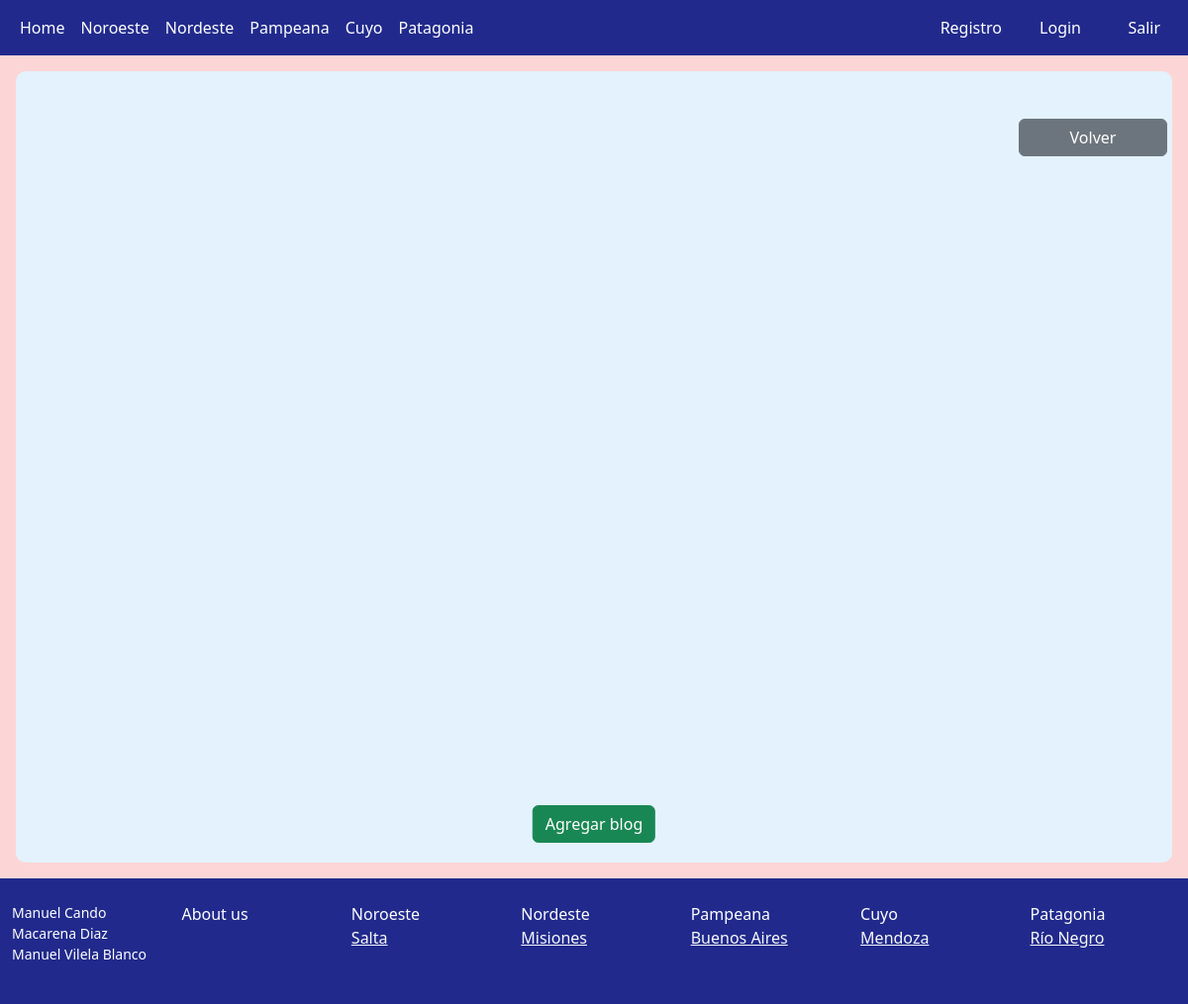
Before: /pages/noroeste/salta/ with the older database file.
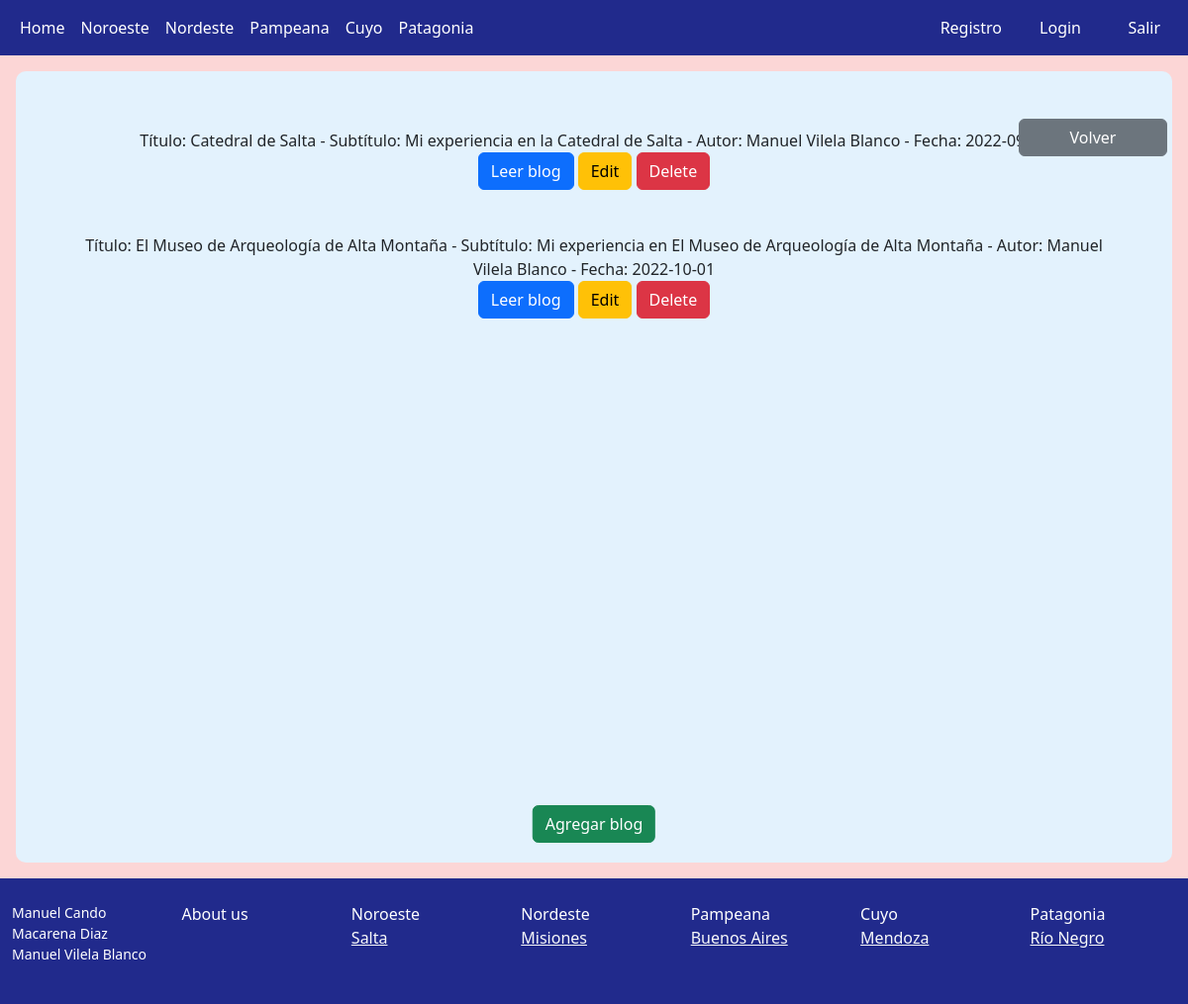
After: the same page with the newer database file.
### Modelos/models.py (models this page shows)
class BlogsSalta(models.Model):
    titulo = models.CharField(max_length=60)
    subtitulo = models.CharField(max_length=100)
    cuerpo = models.CharField(max_length=1000)
    autor = models.CharField(max_length=40)
    fecha = models.CharField(max_length=40)
    image = models.ImageField(upload_to='blogsalta', null = True, blank = True)

### Modelos/views.py (the view)
# urls.py: path("noroeste/salta/", blogssalta),
def blogssalta(request):
    blogsalta = BlogsSalta.objects.all()
    return render(request, "Noroeste/salta.html", {"blogsalta" : blogsalta})

### Modelos/template/Noroeste/salta.html (shortened to what this page needs)
{% extends "index.html" %}
{% load static %}
{% block contenido %}
<div class="flex-md-equal w-100 my-md-3 ps-md-3">
    <div class=" me-md-3 pt-3 px-3 pt-md-5 px-md-5 text-center overflow-hidden" style="background-color: #e3f2fd ; border-radius: 10px; position: relative; height: 800px">
        <a class="btn btn-secondary" style="width: 150px; position: absolute; right: 5px" href="/pages/noroeste/">Volver</a>
    {% for blog in blogsalta %}
        <div style="padding: 10px">
            Título: {{blog.titulo}} - Subtítulo: {{blog.subtitulo}} - Autor: {{blog.autor}} - Fecha: {{blog.fecha}}<br>
            <a href="/pages/noroeste/salta/leerblogSalta/{{blog.id}}" class="btn btn-primary">Leer blog</a>
            <a class="btn btn-warning" href="/pages/noroeste/salta/editarblogSalta/{{blog.id}}">Edit</a>
            <a href="/pages/noroeste/salta/borrarblogSalta/{{blog.id}}" class="btn btn-danger">Delete</a>
        </div>
        <br>
    {% endfor %}
        <div class="position-absolute bottom-0 start-50 translate-middle-x" style="padding: 20px">
            <a class="btn btn-success" href="/pages/noroeste/salta/agregarblogSalta/">Agregar blog</a>
        </div>
    </div>
</div>
{% endblock %}

### ProyectoFinalCandoDiazVilela/template/index.html (shortened to what this page needs)
<!doctype html>
<html lang="en" class="h-100">
<head>
    {% load static %}
    <link rel="stylesheet" href="{%static 'css/bootstrap.min.css'%}">
    <link rel="stylesheet" href="{%static 'css/estilos.css'%}">
</head>
<body style="background-color: #FCD6D6;">
    <nav class="navbar navbar-expand-md navbar-dark" style="background-color: #212A8C; ">
        <div class="container-fluid">
            <div class="collapse navbar-collapse" id="navbarCollapse">
                <ul class="navbar-nav me-auto mb-2 mb-md-0">
                    <li class="nav-item">
                        <a class="nav-link active" aria-current="page" href="/">Home</a>
                    </li>
                    <li class="nav-item">
                        <a class="nav-link active" aria-current="page" href="/pages/noroeste">Noroeste</a>
                    </li>
                    <li class="nav-item">
                        <a class="nav-link active" aria-current="page" href="">Nordeste</a>
                    </li>
                    <li class="nav-item">
                        <a class="nav-link active" aria-current="page" href="">Pampeana</a>
                    </li>
                    <li class="nav-item">
                        <a class="nav-link active" aria-current="page" href="">Cuyo</a>
                    </li>
                    <li class="nav-item">
                        <a class="nav-link active" aria-current="page" href="">Patagonia</a>
                    </li>
                    <li class="nav-item" style="position: absolute; right: 180px">
                        <a class="nav-link active" aria-current="page" href="">Registro</a>
                    </li>
                    <li class="nav-item" style="position: absolute; right: 100px">
                        <a class="nav-link active" aria-current="page" href="">Login</a>
                    </li>
                    <li class="nav-item" style="position: absolute; right: 20px">
                        <a class="nav-link active" aria-current="page" href="">Salir</a>
                    </li>
                </ul>
            </div>
        </div>
    </nav>
    {% block contenido %}{% endblock %}
    <footer class="container-fluid py-4" style="background-color: #212A8C;">
      <div class="row">
        <div class="col-12 col-md">
          <small class="d-block mb-3" style="color: white">Manuel Cando<br>Macarena Diaz<br>Manuel Vilela Blanco</small>
        </div>
        <div class="col-6 col-md">
          <a class="nav-link active" aria-current="page" href="" style="color: white">About us</a>
        </div>
        <div class="col-6 col-md">
          <a class="nav-link active" aria-current="page" style="color: white" href="/pages/noroeste">Noroeste</a>
            <ul class="list-unstyled text-small">
                <li><a class="text-light" href="/pages/noroeste/salta/">Salta</a></li>
            </ul>
        </div>
        <div class="col-6 col-md">
          <a class="nav-link active" aria-current="page" style="color: white" href="">Nordeste</a>
            <ul class="list-unstyled text-small">
                <li><a class="text-light" href="#">Misiones</a></li>
            </ul>
        </div>
        <div class="col-6 col-md">
          <a class="nav-link active" aria-current="page" style="color: white" href="">Pampeana</a>
            <ul class="list-unstyled text-small">
                <li><a class="text-light" href="#">Buenos Aires</a></li>
            </ul>
        </div>
        <div class="col-6 col-md">
          <a class="nav-link active" aria-current="page" style="color: white" href="">Cuyo</a>
            <ul class="list-unstyled text-small">
                <li><a class="text-light" href="#">Mendoza</a></li>
            </ul>
        </div>
        <div class="col-6 col-md">
          <a class="nav-link active" aria-current="page" style="color: white" href="">Patagonia</a>
            <ul class="list-unstyled text-small">
                <li><a class="text-light" href="#">Río Negro</a></li>
            </ul>
        </div>
      </div>
    </footer>
</body>
</html>

Changed rows visible on the page:
added BlogsSalta: titulo "Catedral de Salta", subtitulo "Mi experiencia en la Catedral de Salta", autor "Manuel Vilela Blanco", fecha "2022-09-30"
added BlogsSalta: titulo "El Museo de Arqueología de Alta Montaña", subtitulo "Mi experiencia en El Museo de Arqueología de Alta Montaña", autor "Manuel Vilela Blanco", fecha "2022-10-01"
